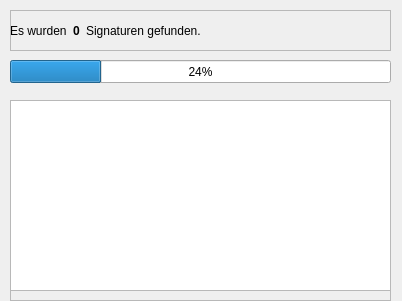
<?xml version="1.0" encoding="UTF-8"?>
<ui version="4.0">
 <class>Dialog</class>
 <widget class="QDialog" name="Dialog">
  <property name="geometry">
   <rect>
    <x>0</x>
    <y>0</y>
    <width>402</width>
    <height>301</height>
   </rect>
  </property>
  <property name="windowTitle">
   <string>Dialog</string>
  </property>
  <widget class="QProgressBar" name="progressBar">
   <property name="geometry">
    <rect>
     <x>10</x>
     <y>60</y>
     <width>381</width>
     <height>23</height>
    </rect>
   </property>
   <property name="value">
    <number>24</number>
   </property>
  </widget>
  <widget class="QFrame" name="frame">
   <property name="geometry">
    <rect>
     <x>10</x>
     <y>10</y>
     <width>381</width>
     <height>41</height>
    </rect>
   </property>
   <property name="frameShape">
    <enum>QFrame::StyledPanel</enum>
   </property>
   <property name="frameShadow">
    <enum>QFrame::Raised</enum>
   </property>
   <widget class="QWidget" name="horizontalLayoutWidget">
    <property name="geometry">
     <rect>
      <x>0</x>
      <y>0</y>
      <width>381</width>
      <height>41</height>
     </rect>
    </property>
    <layout class="QHBoxLayout" name="horizontalLayout">
     <item>
      <widget class="QLabel" name="label">
       <property name="text">
        <string>Es wurden</string>
       </property>
      </widget>
     </item>
     <item>
      <widget class="QLabel" name="count">
       <property name="font">
        <font>
         <weight>75</weight>
         <bold>true</bold>
        </font>
       </property>
       <property name="text">
        <string>0</string>
       </property>
       <property name="textFormat">
        <enum>Qt::PlainText</enum>
       </property>
      </widget>
     </item>
     <item>
      <widget class="QLabel" name="label_2">
       <property name="text">
        <string>Signaturen gefunden.</string>
       </property>
      </widget>
     </item>
     <item>
      <spacer name="horizontalSpacer">
       <property name="orientation">
        <enum>Qt::Horizontal</enum>
       </property>
       <property name="sizeHint" stdset="0">
        <size>
         <width>40</width>
         <height>20</height>
        </size>
       </property>
      </spacer>
     </item>
    </layout>
   </widget>
  </widget>
  <widget class="QFrame" name="frame_2">
   <property name="geometry">
    <rect>
     <x>10</x>
     <y>100</y>
     <width>381</width>
     <height>201</height>
    </rect>
   </property>
   <property name="frameShape">
    <enum>QFrame::StyledPanel</enum>
   </property>
   <property name="frameShadow">
    <enum>QFrame::Raised</enum>
   </property>
   <widget class="QListWidget" name="listWidget">
    <property name="geometry">
     <rect>
      <x>0</x>
      <y>0</y>
      <width>381</width>
      <height>191</height>
     </rect>
    </property>
   </widget>
  </widget>
 </widget>
 <resources/>
 <connections/>
</ui>
